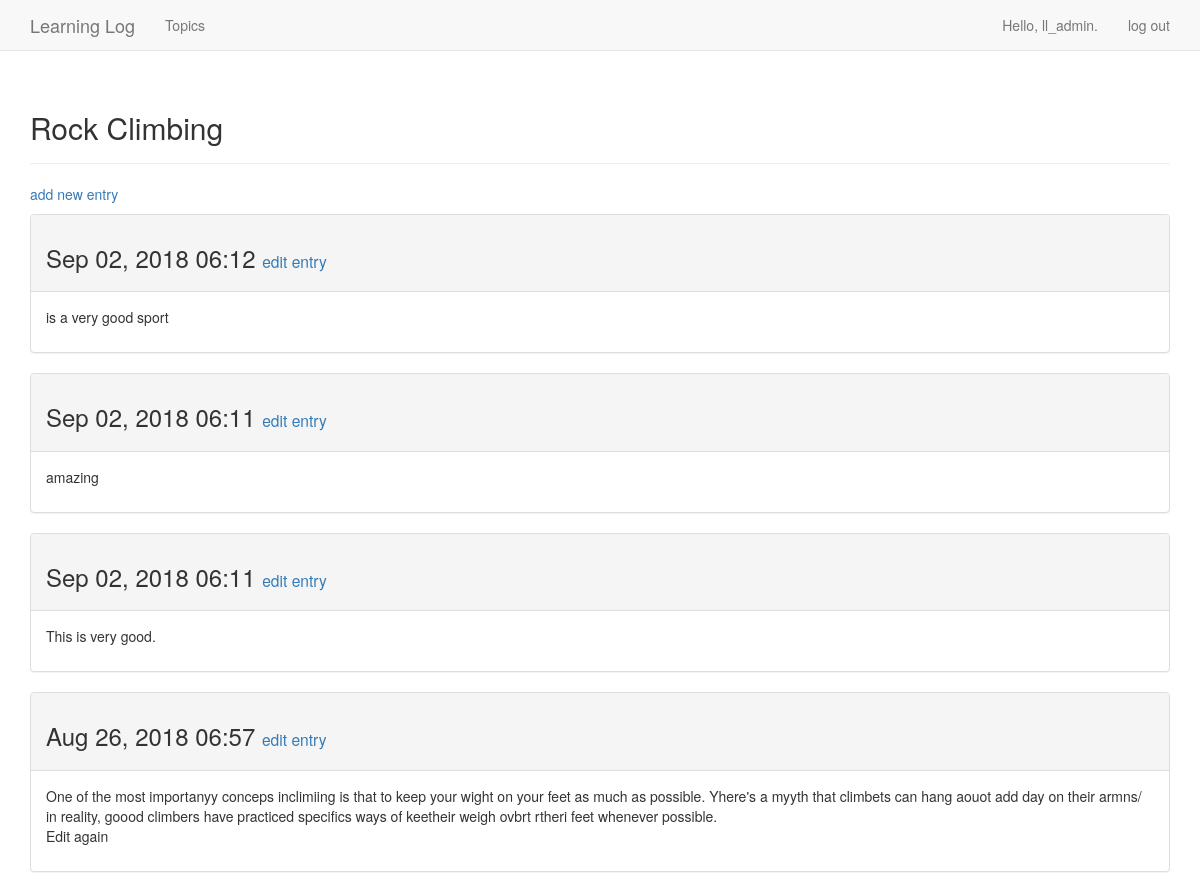
The page /topics/2/ (signed in) on the database its author committed.
### learning_logs/models.py (models this page shows, shortened)
class Topic(models.Model):
    text = models.CharField(max_length=200)
    date_added = models.DateTimeField(auto_now_add=True)
    owner = models.ForeignKey(User)
    def __str__(self):
        return self.text

class Entry(models.Model):
    topic = models.ForeignKey(Topic,on_delete=models.CASCADE)
    text = models.TextField()
    date_added = models.DateTimeField(auto_now_add=True)
    class Meta:
        verbose_name_plural = 'entries'

### learning_logs/views.py (the view)
# urls.py: url(r'^topics/(?P<topic_id>\d+)/$', views.topic, name='topic'),
@login_required
def topic(request, topic_id):
    topic = get_object_or_404(Topic, id=topic_id)
    if topic.owner != request.user:
        raise Http404
    entries = topic.entry_set.order_by('-date_added')
    context = {'topic': topic, 'entries': entries}
    return render(request, 'learning_logs/topic.html', context)

### learning_logs/templates/learning_logs/topic.html
{% extends 'learning_logs/base.html' %}
{% block header %}
  <h2>{{ topic }}</h2>
{% endblock header %}
{% block content %}
  <p>
    <a href="{% url 'learning_logs:new_entry' topic.id %}">add new entry</a>
  </p>
  {% for entry in entries %}
    <div class="panel panel-default">
      <div class="panel-heading">
        <h3>
          {{ entry.date_added|date:'M d, Y H:i' }}
          <small>
            <a href="{% url 'learning_logs:edit_entry' entry.id %}">
              edit entry</a>
          </small>
        </h3>
      </div>
      <div class="panel-body">
        {{ entry.text|linebreaks }}
      </div>
    </div>
  {% empty %}
    There are no entries for this topic yet.
  {% endfor %}
{% endblock content %}

### learning_logs/templates/learning_logs/base.html (shortened to what this page needs)
{% load bootstrap3 %}
<!DOCTYPE html>
<html lang="en">
  <head>
    {% bootstrap_css %}
  </head>
  <body>
    <nav class="navbar navbar-default navbar-static-top">
      <div class="container">
        <div class="navbar-header">
          <a class="navbar-brand" href="{% url 'learning_logs:index' %}">
              Learning Log</a>
        </div>
        <div id="navbar" class="navbar-collapse collapse">
          <ul class="nav navbar-nav">
            <li><a href="{% url 'learning_logs:topics' %}">Topics</a></li>
          </ul>
          <ul class="nav navbar-nav navbar-right">
            {% if user.is_authenticated %}
              <li><a>Hello, {{ user.username }}.</a></li>
              <li><a href="{% url 'users:logout' %}">log out</a></li>
            {% else %}
              <li><a href="{% url 'users:register' %}">register</a></li>
              <li><a href="{% url 'users:login' %}">log in</a></li>
            {% endif %}
          </ul>
        </div>
      </div>
    </nav>
    <div class="container">
      <div class="page-header">
        {% block header %}{% endblock %}
      </div>
      <div>
        {% block content %}{% endblock %}
      </div>
    </div>
  </body>
</html>

### rows shown on the page
Topic: text "Rock Climbing"
Entry: date_added "Sep 02, 2018 06:12", text "is a very good sport"
Entry: date_added "Sep 02, 2018 06:11", text "amazing"
Entry: date_added "Sep 02, 2018 06:11", text "This is very good."
Entry: date_added "Aug 26, 2018 06:57", text "One of the most importanyy conceps inclimiing is that to keep your wight on your feet as much as possible. Yhere's a myyth that climbets can hang aouot add day on their armns/ in reality, goood climbers have practiced specifics ways of keetheir weigh ovbrt rtheri feet whenever possible. Edit again"

### other values the page prints
{{ user.username }} "ll_admin"
